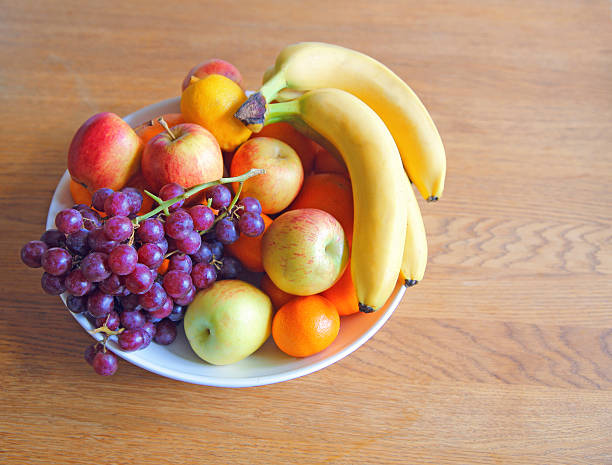
#> input picture lista_2/frutas.jpg, 612 x 465 px
$ jupyter execute --allow-errors lista2_completa.ipynb
#> lines starting #> are read from the running program, lines starting #| are printed output that depends on the picture
[cell 1]
import numpy as np
import matplotlib.pyplot as plt
from scipy.io import wavfile
from scipy.signal import fftconvolve
from PIL import Image
import IPython.display as ipd
import io

# Lista 2 - Visão Computacional

---

## Questão 1 — Áudio

#> (a cell that did not finish here is left out)

#> (a cell that did not finish here is left out)

---

## Questão 2 — Compressão com Fourier

[cell 4]
# (a) Compressão: zeramos as frequências ALTAS, mantemos apenas p*100% das baixas

# [15 lines left out: function comprime_audio, not called in this run]

# Testamos com p = 0.30 (mantém 30% das frequências)
p = 0.30
#> (the rest of this cell did not finish here and is left out)

[cell 5]
# (b) Diferença perceptual + SNR

# [8 lines left out: function snr, not called in this run]

# Testamos vários valores de p
ps = [0.80, 0.50, 0.30, 0.10]
print(f"{'p':>6}  {'SNR (dB)':>10}")
print('-' * 20)
#> (the rest of this cell did not finish here and is left out)

---

## Questão 3 — Convolução em sinais de áudio com Fourier

[cell 6]
# Utilitário: aplica convolução via FFT
# [5 lines left out: function aplica_filtro, not called in this run]

[cell 7]
# (a) Eco simples: h[n] = delta[n] + ganho * delta[n - delay_amostras]

delay_s   = 0.5          # 0,5 segundos
ganho_eco = 0.4          # ganho do eco

#> (the rest of this cell did not finish here and is left out)

[cell 8]
# (b) Reverb: múltiplos ecos com amplitude decrescente

n_ecos       = 10          # número de ecos
delay_ms     = 40          # delay entre ecos (ms)
ganho_inicial = 0.5        # ganho do primeiro eco
decaimento    = 0.7        # fator de decaimento por eco

#> (the rest of this cell did not finish here and is left out)

---

## Questão 4 — Compressão de imagem com Fourier

[cell 9]
# Carrega a imagem
img = np.array(Image.open('frutas.jpg').convert('L'), dtype=np.float64)
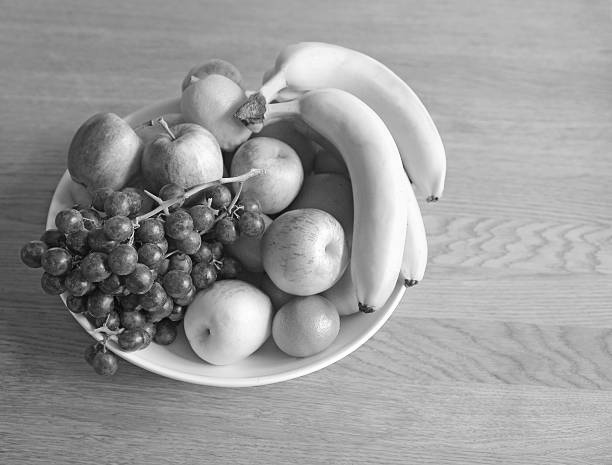
#> img: shape (465, 612) float64; min 2, max 255, mean 153.6

plt.figure(figsize=(6, 5))
#> (this line was passed over: IPython is not available in this run)
plt.imshow(img, cmap='gray')
#> (this line was passed over: IPython is not available in this run)
plt.title('Imagem Original (escala de cinza)')
#> (this line was passed over: IPython is not available in this run)
plt.axis('off')
#> (this line was passed over: IPython is not available in this run)
plt.tight_layout()
#> (this line was passed over: IPython is not available in this run)
plt.show()
print(f"Tamanho: {img.shape}")
#| Tamanho: (465, 612)
